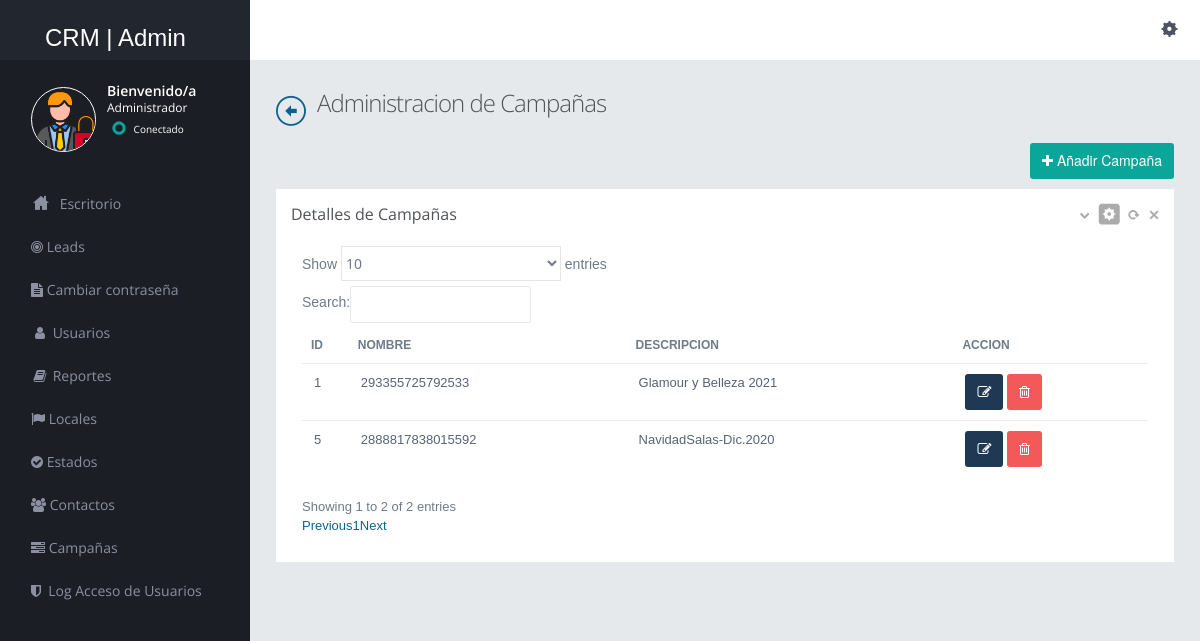
/admin/manage-campaing.php (signed in), run on the app's committed database.
### tables this page shows
CREATE TABLE `campaing` (
  `campaing_id_gen` int(11) NOT NULL,
  `name` varchar(300) NOT NULL,
  `description` varchar(400) NOT NULL
);

### admin/manage-campaing.php (the view, shortened to what this page needs)
<?php
include("dbconnection.php");
?>
<!DOCTYPE html>
<html>
<head>
    <link href="../assets/plugins/pace/pace-theme-flash.css" rel="stylesheet" type="text/css" media="screen" />
    <link href="../assets/plugins/boostrapv3/css/bootstrap.min.css" rel="stylesheet" type="text/css" />
    <link href="../assets/plugins/boostrapv3/css/bootstrap-theme.min.css" rel="stylesheet" type="text/css" />
    <link href="../assets/plugins/font-awesome/css/font-awesome.css" rel="stylesheet" type="text/css" />
    <link href="../assets/css/animate.min.css" rel="stylesheet" type="text/css" />
    <link href="../assets/plugins/jquery-scrollbar/jquery.scrollbar.css" rel="stylesheet" type="text/css" />
    <link href="../assets/css/style.css" rel="stylesheet" type="text/css" />
    <link href="../assets/css/responsive.css" rel="stylesheet" type="text/css" />
    <link href="../assets/css/custom-icon-set.css" rel="stylesheet" type="text/css" />
    <link rel="stylesheet" type="text/css" href="https://cdn.datatables.net/1.10.20/css/dataTables.bootstrap.min.css">
    <link rel="stylesheet" type="text/css"
        href="https://cdn.datatables.net/buttons/1.6.5/css/buttons.dataTables.min.css">
    <link rel="stylesheet" href="https://maxcdn.bootstrapcdn.com/font-awesome/4.7.0/css/font-awesome.min.css">
</head>
<body class="">
    <?php include("header.php");?>
    <div class="page-container row">
        <?php include("leftbar.php");?>
    </div>
    </div>
    <div class="page-content">
        <div class="content">
            <div class="page-title"> <i> <a href="home.php" class="icon-custom-left"></a> </i>
                <h3>Administracion de Campañas</h3>
            </div>
            <div class="pull-right">
                <button type="button" class="btn btn-primary" data-toggle="modal" data-target="#exampleModal">
                    <span class="fa fa-plus"></span> Añadir Campaña</button>
            </div>
            <div class="row">
                <div class="col-md-12">
                    <div class="row">
                        <div class="col-md-12">
                            <div class="grid simple ">
                                <div class="grid-title no-border">
                                    <h4>Detalles de Campañas</h4>
                                    <div class="tools"> <a href="javascript:;" class="collapse"></a>
                                        <a href="#grid-config" data-toggle="modal" class="config"></a>
                                        <a href="javascript:;" class="reload"></a>
                                        <a href="javascript:;" class="remove"></a>
                                    </div>
                                </div>
                                <div class="grid-body no-border">
                                    <table id = "manage-campaing" class="table table-hover table-condensed">
                                        <thead>
                                            <tr>
                                                <th>ID</th>
                                                <th>Nombre</th>
                                                <th>Descripcion</th>
                                                <th>Accion</th>
                                            </tr>
                                        </thead>
                                        <tbody>
                                            <?php $ret=mysqli_query($con,"select * from campaing");
												$cnt=1;
												while($row=mysqli_fetch_array($ret))
												{
												?>
                                            <tr>
                                                <td><?php echo $row['campaing_id_gen'];?></td>
                                                <td><?php echo $row['name'];?></td>
                                                <td><?php echo $row['description'];?></td>
                                                <td>
                                                    <form name="abc" action="" method="post">
                                                        <button type="button" class="btn btn-info btn-xs"
                                                            data-toggle="tooltip" data-placement="top"
                                                            title="Editar Registro"
                                                            onclick="location.href='edit-campaing.php?campaing_id_gen=<?php echo $row['campaing_id_gen'];?>'"><i
                                                                class=" fa fa-edit text-white mr-0"></i>
                                                        </button>
                                                        <button type="button" class="btn btn-danger btn-sm px-3"
                                                            data-toggle="tooltip" data-placement="top"
                                                            title="Eliminar Registro"
                                                            onclick="location.href='delete-campaing.php?campaing_id_gen=<?php echo $row['campaing_id_gen'];?>'"><i
                                                                class="fa fa-trash-o text-white mr-0"></i>
                                                        </button>
                                                    </form>
                                                </td>
                                            </tr>
                                            <?php $cnt=$cnt+1; } ?>
                                        </tbody>
                                    </table>
                                </div>
                            </div>
                        </div>
                    </div>
                </div>
            </div>
        </div>
    </div>
    </div>
</body>
</html>

### assets/css/responsive.css (style rules this page uses)
@media (min-width: 980px) { .page-content { margin-left: 250px; min-height: 100%; } }

### data on the page
campaing: campaing_id_gen "1", name "293355725792533", description "Glamour y Belleza 2021"
campaing: campaing_id_gen "5", name "2888817838015592", description "NavidadSalas-Dic.2020"

### other printed values
$_SESSION['name_admin'] "Administrador"
